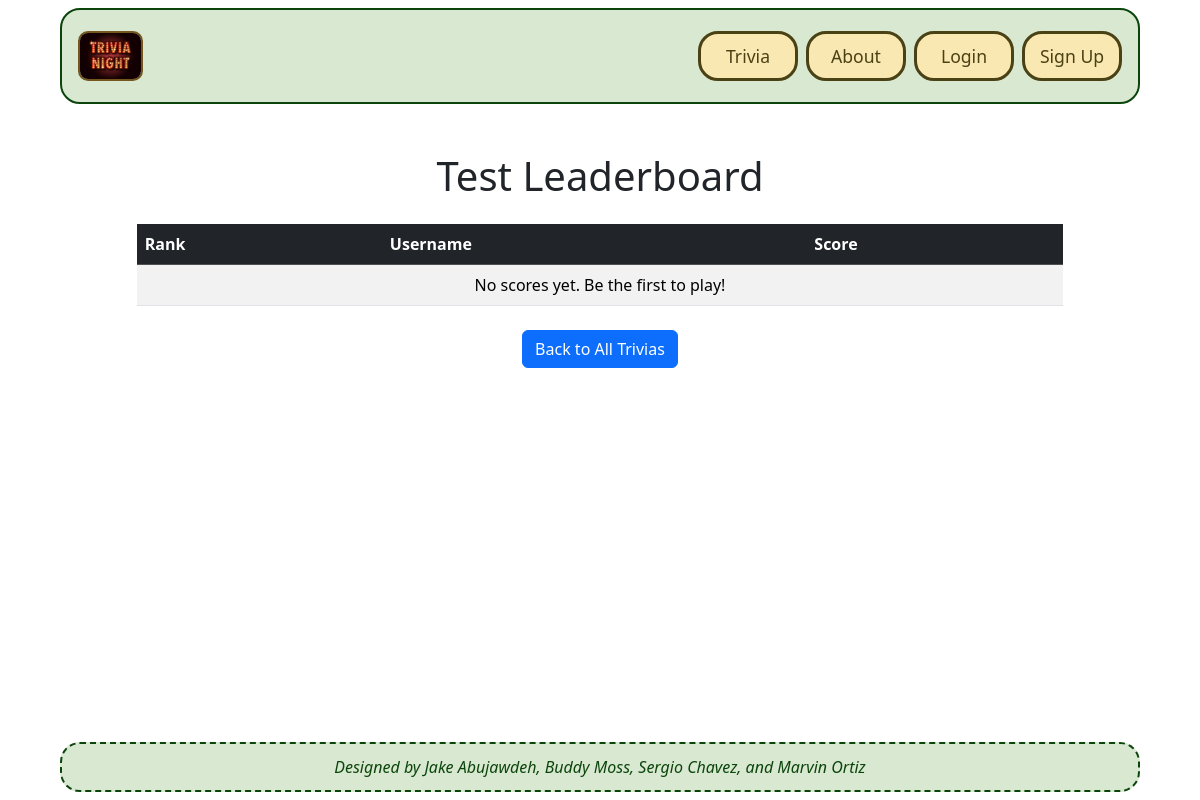
/trivias/trivia/1/leaderboard/, run on an earlier commit of the app's database.
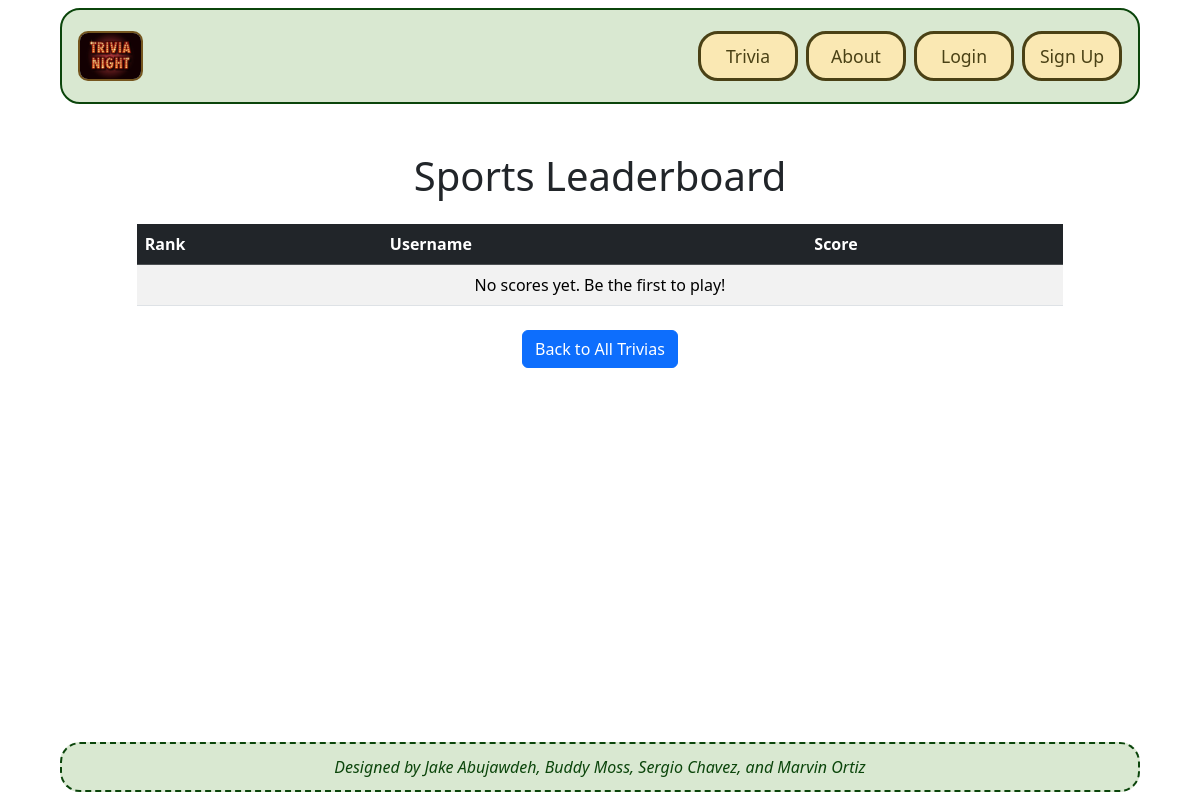
And on a later commit of the database.
### trivias/models.py (models this page shows, shortened)
class Trivia(models.Model):
    id = models.AutoField(primary_key=True)
    name = models.CharField(max_length=255)
    difficulty = models.CharField(max_length=255)
    image = models.ImageField(upload_to='trivia_images/')
    url = models.CharField(max_length=255, blank=True, null=True)

### trivias/views.py (the view)
# urls.py: path('trivia/<int:trivia_id>/leaderboard/', views.leaderboard, name='leaderboard'),
def leaderboard(request, trivia_id):
    trivia = get_object_or_404(Trivia, id=trivia_id)
    scores = TriviaScore.objects.filter(trivia=trivia).order_by('-score')[:10]  # <--- fix model
    return render(request, 'trivias/leaderboard.html', {'scores': scores, 'trivia': trivia})

### trivias/templates/trivias/leaderboard.html
{% extends 'base.html' %}
{% block content %}
<div class="container mt-5">
    <h1 class="text-center mb-4">{{ trivia.name }} Leaderboard</h1>
    <table class="table table-striped table-hover">
        <thead class="table-dark">
            <tr>
                <th scope="col">Rank</th>
                <th scope="col">Username</th>
                <th scope="col">Score</th>
            </tr>
        </thead>
        <tbody>
            {% if scores %}
                {% for player in scores %}
                <tr>
                    <th scope="row">{{ forloop.counter }}</th>
                    <td>{{ player.user.username }}</td>
                    <td>{{ player.score }}</td>
                </tr>
                {% endfor %}
            {% else %}
                <tr>
                    <td colspan="3" class="text-center">No scores yet. Be the first to play!</td>
                </tr>
            {% endif %}
        </tbody>
    </table>
    <div class="text-center mt-4">
        <a href="{% url 'trivias.index' %}" class="btn btn-primary">Back to All Trivias</a>
    </div>
</div>
{% endblock %}

What changed in the data, as far as the page shows it:
changed Trivia: name "Test" → "Sports"
